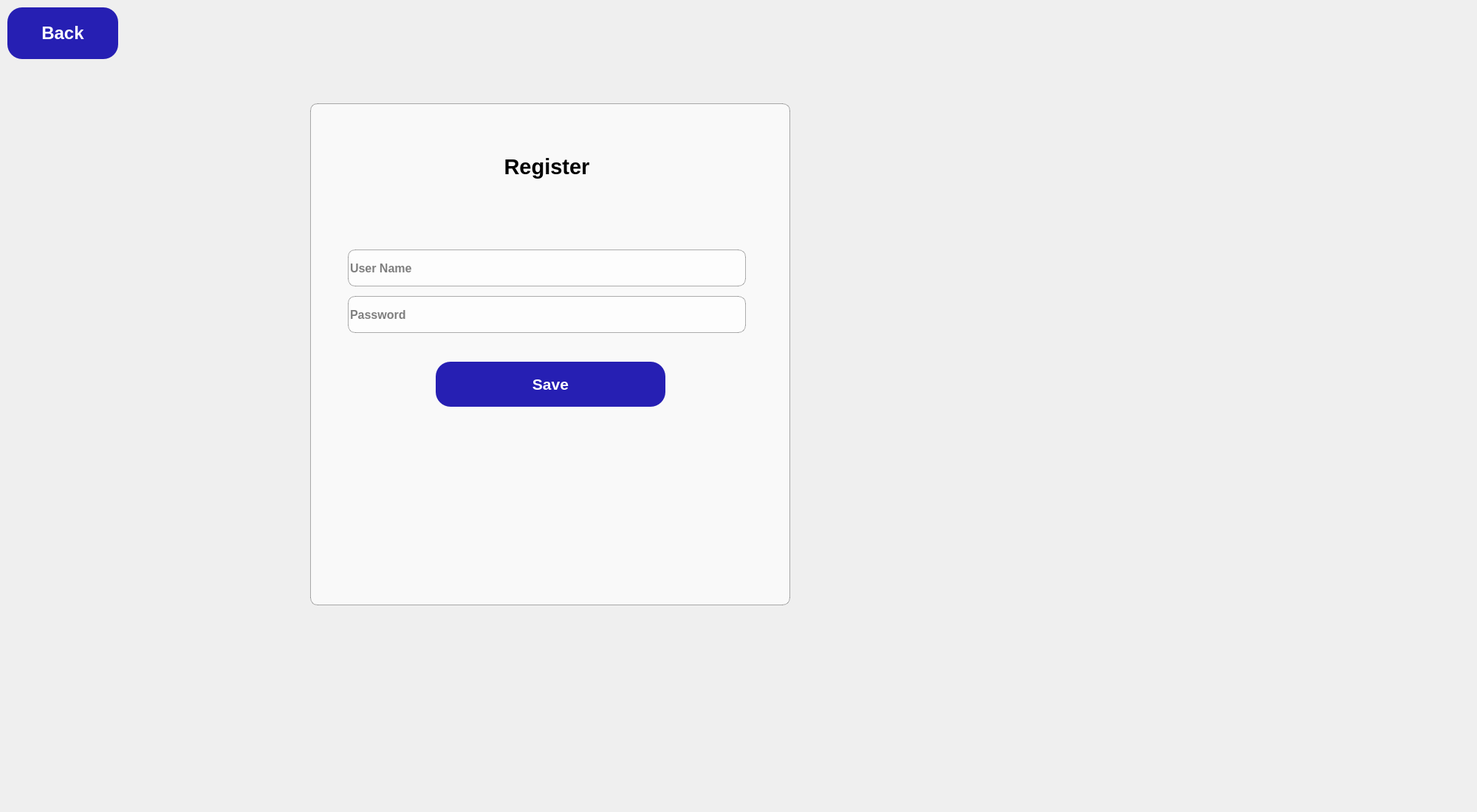
<?xml version="1.0" encoding="UTF-8"?>
<ui version="4.0">
 <class>regesterationClass</class>
 <widget class="QMainWindow" name="regesterationClass">
  <property name="geometry">
   <rect>
    <x>0</x>
    <y>0</y>
    <width>2000</width>
    <height>1100</height>
   </rect>
  </property>
  <property name="sizePolicy">
   <sizepolicy hsizetype="Expanding" vsizetype="Expanding">
    <horstretch>0</horstretch>
    <verstretch>0</verstretch>
   </sizepolicy>
  </property>
  <property name="minimumSize">
   <size>
    <width>2000</width>
    <height>1100</height>
   </size>
  </property>
  <property name="windowTitle">
   <string>Wasalny</string>
  </property>
  <widget class="QWidget" name="centralWidget">
   <property name="sizePolicy">
    <sizepolicy hsizetype="Preferred" vsizetype="Preferred">
     <horstretch>192</horstretch>
     <verstretch>0</verstretch>
    </sizepolicy>
   </property>
   <property name="minimumSize">
    <size>
     <width>1920</width>
     <height>1080</height>
    </size>
   </property>
   <widget class="QGroupBox" name="groupBox">
    <property name="geometry">
     <rect>
      <x>420</x>
      <y>120</y>
      <width>650</width>
      <height>700</height>
     </rect>
    </property>
    <property name="font">
     <font>
      <family>Arial</family>
      <pointsize>10</pointsize>
      <bold>true</bold>
     </font>
    </property>
    <property name="styleSheet">
     <string notr="true">QGroupBox {
    background-color: rgba(255, 255, 255, 160);  /* semi-transparent white */
    border: 1px solid rgba(0, 0, 0, 80);
    border-radius: 10px;
    margin-top: 20px; /* space for the title */
}

QGroupBox::title {
    subcontrol-origin: margin;
    subcontrol-position: top center;
    padding: 0 5px;
    background-color: transparent;
    color: #333;
}
</string>
    </property>
    <property name="title">
     <string/>
    </property>
    <widget class="QFrame" name="frame">
     <property name="geometry">
      <rect>
       <x>40</x>
       <y>200</y>
       <width>561</width>
       <height>151</height>
      </rect>
     </property>
     <property name="sizeIncrement">
      <size>
       <width>5</width>
       <height>0</height>
      </size>
     </property>
     <property name="font">
      <font>
       <pointsize>9</pointsize>
      </font>
     </property>
     <layout class="QVBoxLayout" name="verticalLayout">
      <item>
       <widget class="QLineEdit" name="username">
        <property name="minimumSize">
         <size>
          <width>0</width>
          <height>50</height>
         </size>
        </property>
        <property name="font">
         <font>
          <family>Arial</family>
          <pointsize>12</pointsize>
          <bold>true</bold>
         </font>
        </property>
        <property name="styleSheet">
         <string notr="true">background-color: rgba(255, 255, 255, 160);  /* semi-transparent white */
color:black;
    border: 1px solid rgba(0, 0, 0, 80);
    border-radius: 10px;
    /* space for the title */</string>
        </property>
        <property name="text">
         <string/>
        </property>
        <property name="placeholderText">
         <string>User Name</string>
        </property>
       </widget>
      </item>
      <item>
       <widget class="QLineEdit" name="password">
        <property name="minimumSize">
         <size>
          <width>0</width>
          <height>50</height>
         </size>
        </property>
        <property name="font">
         <font>
          <family>Arial</family>
          <pointsize>12</pointsize>
          <bold>true</bold>
         </font>
        </property>
        <property name="styleSheet">
         <string notr="true">background-color: rgba(255, 255, 255, 160);  /* semi-transparent white */
color:black;
    border: 1px solid rgba(0, 0, 0, 80);
    border-radius: 10px;
    /* space for the title */</string>
        </property>
        <property name="text">
         <string/>
        </property>
        <property name="placeholderText">
         <string>Password</string>
        </property>
       </widget>
      </item>
     </layout>
    </widget>
    <widget class="QLabel" name="label_3">
     <property name="geometry">
      <rect>
       <x>110</x>
       <y>80</y>
       <width>421</width>
       <height>51</height>
      </rect>
     </property>
     <property name="font">
      <font>
       <family>Arial</family>
       <pointsize>22</pointsize>
       <bold>true</bold>
      </font>
     </property>
     <property name="styleSheet">
      <string notr="true">color:black;</string>
     </property>
     <property name="text">
      <string>Register</string>
     </property>
     <property name="alignment">
      <set>Qt::AlignmentFlag::AlignCenter</set>
     </property>
     <property name="wordWrap">
      <bool>false</bool>
     </property>
    </widget>
    <widget class="QPushButton" name="backtologib">
     <property name="geometry">
      <rect>
       <x>170</x>
       <y>370</y>
       <width>311</width>
       <height>61</height>
      </rect>
     </property>
     <property name="minimumSize">
      <size>
       <width>30</width>
       <height>30</height>
      </size>
     </property>
     <property name="font">
      <font>
       <family>Arial</family>
       <pointsize>16</pointsize>
       <bold>true</bold>
      </font>
     </property>
     <property name="styleSheet">
      <string notr="true">QPushButton {
    background-color: #261FB3  ;   
    color: white;                /* White text */
    border-radius: 20px;          /* Rounded corners */
    padding: 5px 10px;           /* Padding */
}
QPushButton:hover {
    background-color: #161179;   /* Darker blue on hover */
}
QPushButton:pressed {
    background-color: #0C0950;   /* Even darker when clicked */
}</string>
     </property>
     <property name="text">
      <string>Save</string>
     </property>
    </widget>
   </widget>
   <widget class="QPushButton" name="backToLogin">
    <property name="geometry">
     <rect>
      <x>10</x>
      <y>10</y>
      <width>150</width>
      <height>70</height>
     </rect>
    </property>
    <property name="minimumSize">
     <size>
      <width>50</width>
      <height>50</height>
     </size>
    </property>
    <property name="font">
     <font>
      <family>Arial</family>
      <pointsize>18</pointsize>
      <bold>true</bold>
     </font>
    </property>
    <property name="styleSheet">
     <string notr="true">
						QPushButton {
						background-color: #261FB3  ;
						color: white;                /* White text */
						border-radius: 20px;          /* Rounded corners */
						padding: 5px 10px;           /* Padding */
						}
						QPushButton:hover {
						background-color: #161179;   /* Darker blue on hover */
						}
						QPushButton:pressed {
						background-color: #0C0950;   /* Even darker when clicked */
						}
					</string>
    </property>
    <property name="text">
     <string>Back</string>
    </property>
   </widget>
   <widget class="QLabel" name="label">
    <property name="enabled">
     <bool>true</bool>
    </property>
    <property name="geometry">
     <rect>
      <x>0</x>
      <y>0</y>
      <width>2000</width>
      <height>1100</height>
     </rect>
    </property>
    <property name="sizePolicy">
     <sizepolicy hsizetype="Preferred" vsizetype="Preferred">
      <horstretch>2</horstretch>
      <verstretch>0</verstretch>
     </sizepolicy>
    </property>
    <property name="minimumSize">
     <size>
      <width>2000</width>
      <height>1080</height>
     </size>
    </property>
    <property name="maximumSize">
     <size>
      <width>1920</width>
      <height>1920</height>
     </size>
    </property>
    <property name="text">
     <string/>
    </property>
    <property name="pixmap">
     <pixmap>backgeound.jpg</pixmap>
    </property>
    <property name="scaledContents">
     <bool>true</bool>
    </property>
    <property name="wordWrap">
     <bool>true</bool>
    </property>
   </widget>
   <zorder>label</zorder>
   <zorder>groupBox</zorder>
   <zorder>backToLogin</zorder>
  </widget>
 </widget>
 <layoutdefault spacing="6" margin="11"/>
 <resources/>
 <connections/>
</ui>
